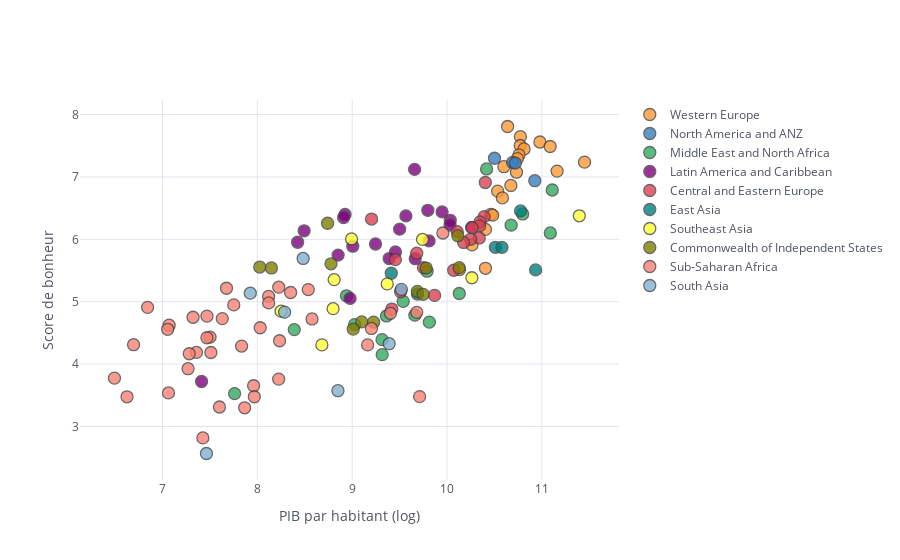

Notebook code for this chart:
### Markdown cell above
Une version interactive du même graphique permet de consulter les informations pour chaque point :

### Code cell
data_monde['Pays'] = data_monde.index
data_monde.iplot(kind="scatter", mode='markers', x="PIB par habitant (log)", y='Score de bonheur', categories='Région du monde', text ='Pays', theme='white', xTitle="PIB par habitant (log)", yTitle="Score de bonheur")
data_monde.drop(columns=['Pays'], inplace=True)

### Figure 1 — Plotly figure (JSON) as saved in the notebook; plotly's stock layout.template omitted (floating-point values rounded to 4 significant figures)
{"data": [{"marker": {"color": "rgba(255, 153, 51, 1.0)", "line": {"width": 1.3}, "opacity": 0.8, "size": 12, "symbol": "circle"}, "mode": "markers", "name": "Western Europe", "text": ["Finland", "Denmark", "Switzerland", "Iceland", "Norway", "Netherlands", "Sweden", "Austria", "Luxembourg", "United Kingdom", "Ireland", "Germany", "Belgium", "Malta", "France", "Spain", "Italy", "Cyprus", "Portugal", "North Cyprus", "Greece"], "textfont": {"color": "#4D5663"}, "type": "scatter", "x": [10.64, 10.77, 10.98, 10.77, 11.09, 10.81, 10.76, 10.74, 11.45, 10.6, 11.16, 10.73, 10.67, 10.53, 10.58, 10.46, 10.48, 10.41, 10.26, 10.41, 10.13], "y": [7.809, 7.646, 7.56, 7.504, 7.488, 7.449, 7.353, 7.294, 7.238, 7.165, 7.094, 7.076, 6.864, 6.773, 6.664, 6.401, 6.387, 6.159, 5.911, 5.536, 5.515]}, {"marker": {"color": "rgba(55, 128, 191, 1.0)", "line": {"width": 1.3}, "opacity": 0.8, "size": 12, "symbol": "circle"}, "mode": "markers", "name": "North America and ANZ", "text": ["New Zealand", "Canada", "Australia", "United States"], "textfont": {"color": "#4D5663"}, "type": "scatter", "x": [10.5, 10.69, 10.72, 10.93], "y": [7.3, 7.232, 7.223, 6.94]}, {"marker": {"color": "rgba(50, 171, 96, 1.0)", "line": {"width": 1.3}, "opacity": 0.8, "size": 12, "symbol": "circle"}, "mode": "markers", "name": "Middle East and North Africa", "text": ["Israel", "United Arab Emirates", "Saudi Arabia", "Bahrain", "Kuwait", "Libya", "Turkey", "Morocco", "Algeria", "Iraq", "Lebanon", "Iran", "Jordan", "Palestinian Territories", "Tunisia", "Egypt", "Yemen"], "textfont": {"color": "#4D5663"}, "type": "scatter", "x": [10.42, 11.11, 10.8, 10.68, 11.09, 9.79, 10.13, 8.94, 9.538, 9.661, 9.362, 9.814, 9.026, 8.389, 9.315, 9.317, 7.76], "y": [7.129, 6.791, 6.406, 6.227, 6.102, 5.489, 5.132, 5.095, 5.005, 4.785, 4.772, 4.672, 4.633, 4.553, 4.392, 4.151, 3.527]}, {"marker": {"color": "rgba(128, 0, 128, 1.0)", "line": {"width": 1.3}, "opacity": 0.8, "size": 12, "symbol": "circle"}, "mode": "markers", "name": "Latin America and Caribbean", "text": ["Costa Rica", "Mexico", "Uruguay", "Guatemala", "Brazil", "El Salvador", "Panama", "Chile", "Trinidad and Tobago", "Colombia", "Nicaragua", "Argentina", "Honduras", "Ecuador", "Jamaica", "Peru", "Bolivia", "Paraguay", "Dominican Republic", "Venezuela", "Haiti"], "textfont": {"color": "#4D5663"}, "type": "scatter", "x": [9.658, 9.798, 9.948, 8.925, 9.566, 8.909, 10.03, 10.03, 10.26, 9.5, 8.493, 9.811, 8.425, 9.246, 9.006, 9.456, 8.851, 9.39, 9.665, 8.978, 7.411], "y": [7.121, 6.465, 6.44, 6.399, 6.376, 6.348, 6.305, 6.228, 6.192, 6.163, 6.137, 5.975, 5.953, 5.925, 5.89, 5.797, 5.747, 5.692, 5.689, 5.053, 3.721]}, {"marker": {"color": "rgba(219, 64, 82, 1.0)", "line": {"width": 1.3}, "opacity": 0.8, "size": 12, "symbol": "circle"}, "mode": "markers", "name": "Central and Eastern Europe", "text": ["Czech Republic", "Slovenia", "Kosovo", "Slovakia", "Lithuania", "Poland", "Romania", "Estonia", "Hungary", "Latvia", "Serbia", "Bosnia and Herzegovina", "Montenegro", "Croatia", "Macedonia", "Bulgaria", "Albania"], "textfont": {"color": "#4D5663"}, "type": "scatter", "x": [10.4, 10.39, 9.204, 10.35, 10.34, 10.27, 10.11, 10.34, 10.25, 10.18, 9.681, 9.456, 9.752, 10.07, 9.511, 9.869, 9.418], "y": [6.911, 6.363, 6.325, 6.281, 6.215, 6.186, 6.124, 6.022, 6.0, 5.95, 5.778, 5.674, 5.546, 5.505, 5.16, 5.102, 4.883]}, {"marker": {"color": "rgba(0, 128, 128, 1.0)", "line": {"width": 1.3}, "opacity": 0.8, "size": 12, "symbol": "circle"}, "mode": "markers", "name": "East Asia", "text": ["Taiwan Province of China", "South Korea", "Japan", "Hong Kong S.A.R. of China", "Mongolia", "China"], "textfont": {"color": "#4D5663"}, "type": "scatter", "x": [10.78, 10.51, 10.58, 10.93, 9.412, 9.689], "y": [6.455, 5.872, 5.871, 5.51, 5.456, 5.124]}, {"marker": {"color": "rgba(255, 255, 51, 1.0)", "line": {"width": 1.3}, "opacity": 0.8, "size": 12, "symbol": "circle"}, "mode": "markers", "name": "Southeast Asia", "text": ["Singapore", "Philippines", "Thailand", "Malaysia", "Vietnam", "Indonesia", "Laos", "Cambodia", "Myanmar"], "textfont": {"color": "#4D5663"}, "type": "scatter", "x": [11.4, 8.994, 9.742, 10.26, 8.81, 9.37, 8.799, 8.25, 8.68], "y": [6.377, 6.006, 5.999, 5.384, 5.353, 5.286, 4.889, 4.848, 4.308]}, {"marker": {"color": "rgba(128, 128, 0, 1.0)", "line": {"width": 1.3}, "opacity": 0.8, "size": 12, "symbol": "circle"}, "mode": "markers", "name": "Commonwealth of Independent States", "text": ["Uzbekistan", "Kazakhstan", "Moldova", "Tajikistan", "Russia", "Kyrgyzstan", "Belarus", "Azerbaijan", "Turkmenistan", "Armenia", "Georgia", "Ukraine"], "textfont": {"color": "#4D5663"}, "type": "scatter", "x": [8.74, 10.11, 8.777, 8.025, 10.13, 8.148, 9.78, 9.688, 9.748, 9.1, 9.226, 9.011], "y": [6.258, 6.058, 5.608, 5.556, 5.546, 5.542, 5.54, 5.165, 5.119, 4.677, 4.673, 4.561]}, {"marker": {"color": "rgba(251, 128, 114, 1.0)", "line": {"width": 1.3}, "opacity": 0.8, "size": 12, "symbol": "circle"}, "mode": "markers", "name": "Sub-Saharan Africa", "text": ["Mauritius", "Ivory Coast", "Benin", "Congo (Brazzaville)", "Ghana", "Cameroon", "Senegal", "Guinea", "Niger", "Gabon", "South Africa", "Burkina Faso", "Gambia", "Mali", "Nigeria", "Mozambique", "Kenya", "Namibia", "Liberia", "Uganda", "Chad", "Mauritania", "Congo (Kinshasa)", "Swaziland", "Comoros", "Togo", "Ethiopia", "Madagascar", "Sierra Leone", "Burundi", "Zambia", "Lesotho", "Malawi", "Botswana", "Tanzania", "Central African Republic", "Rwanda", "Zimbabwe", "South Sudan"], "textfont": {"color": "#4D5663"}, "type": "scatter", "x": [9.957, 8.226, 7.674, 8.537, 8.351, 8.119, 8.119, 7.751, 6.842, 9.681, 9.403, 7.469, 7.322, 7.63, 8.577, 7.069, 8.03, 9.203, 7.054, 7.5, 7.468, 8.234, 6.694, 9.163, 7.834, 7.358, 7.509, 7.282, 7.269, 6.493, 8.225, 7.96, 7.062, 9.711, 7.968, 6.625, 7.6, 7.866, 7.425], "y": [6.101, 5.233, 5.216, 5.194, 5.148, 5.085, 4.981, 4.949, 4.91, 4.829, 4.814, 4.769, 4.751, 4.729, 4.724, 4.624, 4.583, 4.571, 4.558, 4.432, 4.423, 4.375, 4.311, 4.308, 4.289, 4.187, 4.186, 4.166, 3.926, 3.775, 3.759, 3.653, 3.538, 3.479, 3.476, 3.476, 3.312, 3.299, 2.817]}, {"marker": {"color": "rgba(128, 177, 211, 1.0)", "line": {"width": 1.3}, "opacity": 0.8, "size": 12, "symbol": "circle"}, "mode": "markers", "name": "South Asia", "text": ["Pakistan", "Maldives", "Nepal", "Bangladesh", "Sri Lanka", "India", "Afghanistan"], "textfont": {"color": "#4D5663"}, "type": "scatter", "x": [8.483, 9.519, 7.925, 8.287, 9.39, 8.85, 7.463], "y": [5.693, 5.198, 5.137, 4.833, 4.327, 3.573, 2.567]}], "layout": {"legend": {"bgcolor": "#FFFFFF", "font": {"color": "#4D5663"}}, "paper_bgcolor": "#FFFFFF", "plot_bgcolor": "#FFFFFF", "title": {"font": {"color": "#4D5663"}}, "xaxis": {"gridcolor": "#E1E5ED", "showgrid": true, "tickfont": {"color": "#4D5663"}, "title": {"font": {"color": "#4D5663"}, "text": "PIB par habitant (log)"}, "zerolinecolor": "#E1E5ED"}, "yaxis": {"gridcolor": "#E1E5ED", "showgrid": true, "tickfont": {"color": "#4D5663"}, "title": {"font": {"color": "#4D5663"}, "text": "Score de bonheur"}, "zerolinecolor": "#E1E5ED"}}}
